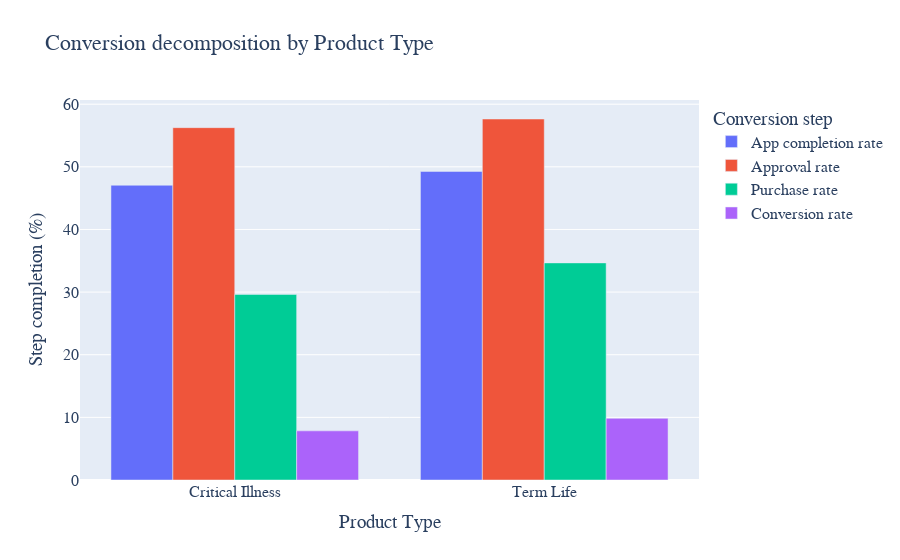

Write notebook code for a chart like this one.
### Code cell
create_conversion_decomp_chart(prod_df, "Product Type")

### Figure 1 — Plotly figure (JSON) as saved in the notebook; plotly's stock layout.template omitted (floating-point values rounded to 4 significant figures)
{"data": [{"name": "App completion rate", "type": "bar", "x": ["Critical Illness", "Term Life"], "y": [47.06, 49.26]}, {"name": "Approval rate", "type": "bar", "x": ["Critical Illness", "Term Life"], "y": [56.25, 57.63]}, {"name": "Purchase rate", "type": "bar", "x": ["Critical Illness", "Term Life"], "y": [29.63, 34.66]}, {"name": "Conversion rate", "type": "bar", "x": ["Critical Illness", "Term Life"], "y": [7.843, 9.842]}], "layout": {"barmode": "group", "font": {"family": "Courier New, monospace", "size": 16}, "legend": {"title": {"text": "Conversion step"}}, "title": {"text": "Conversion decomposition by Product Type"}, "xaxis": {"title": {"text": "Product Type"}}, "yaxis": {"title": {"text": "Step completion (%)"}}}}
